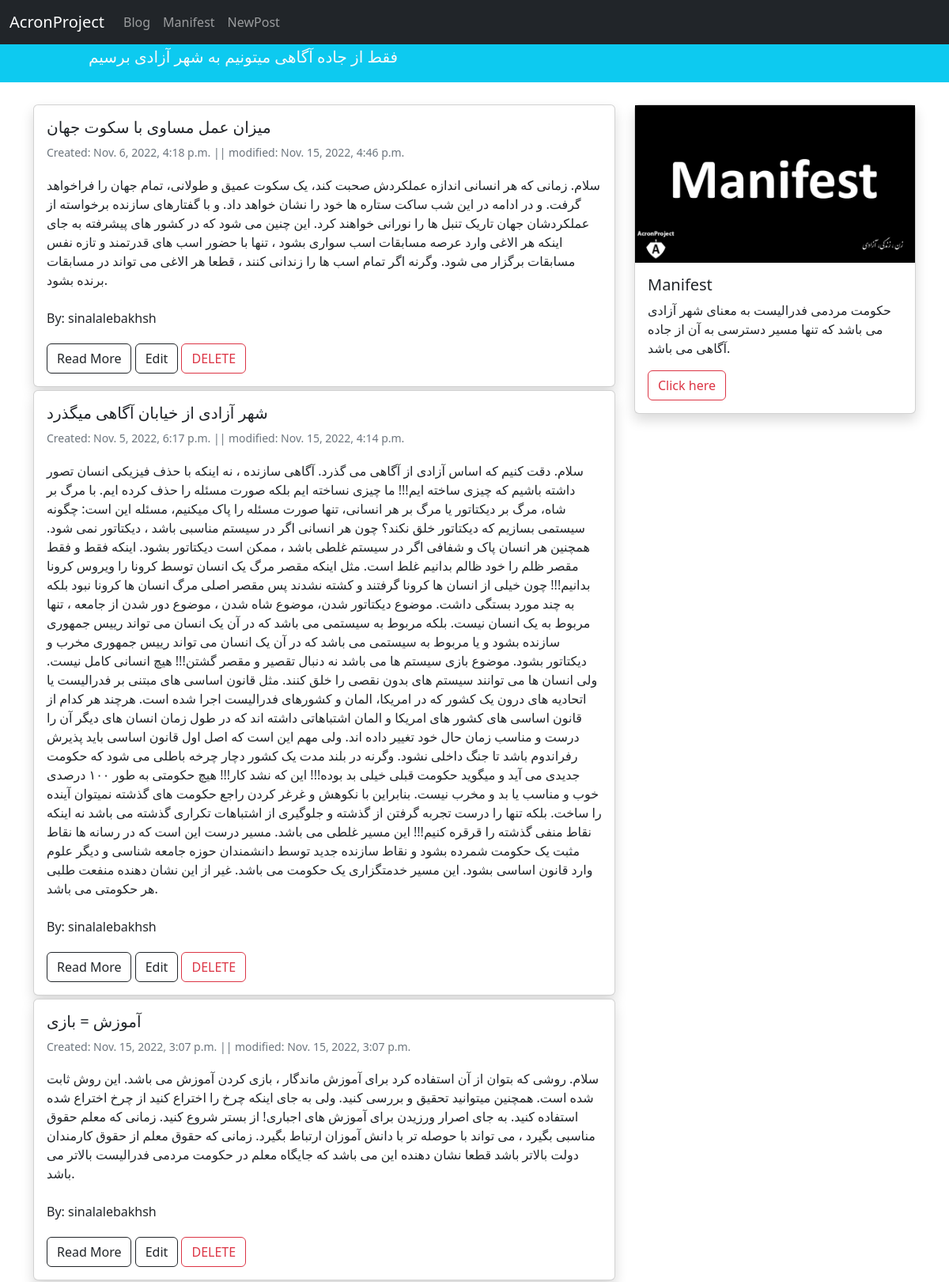
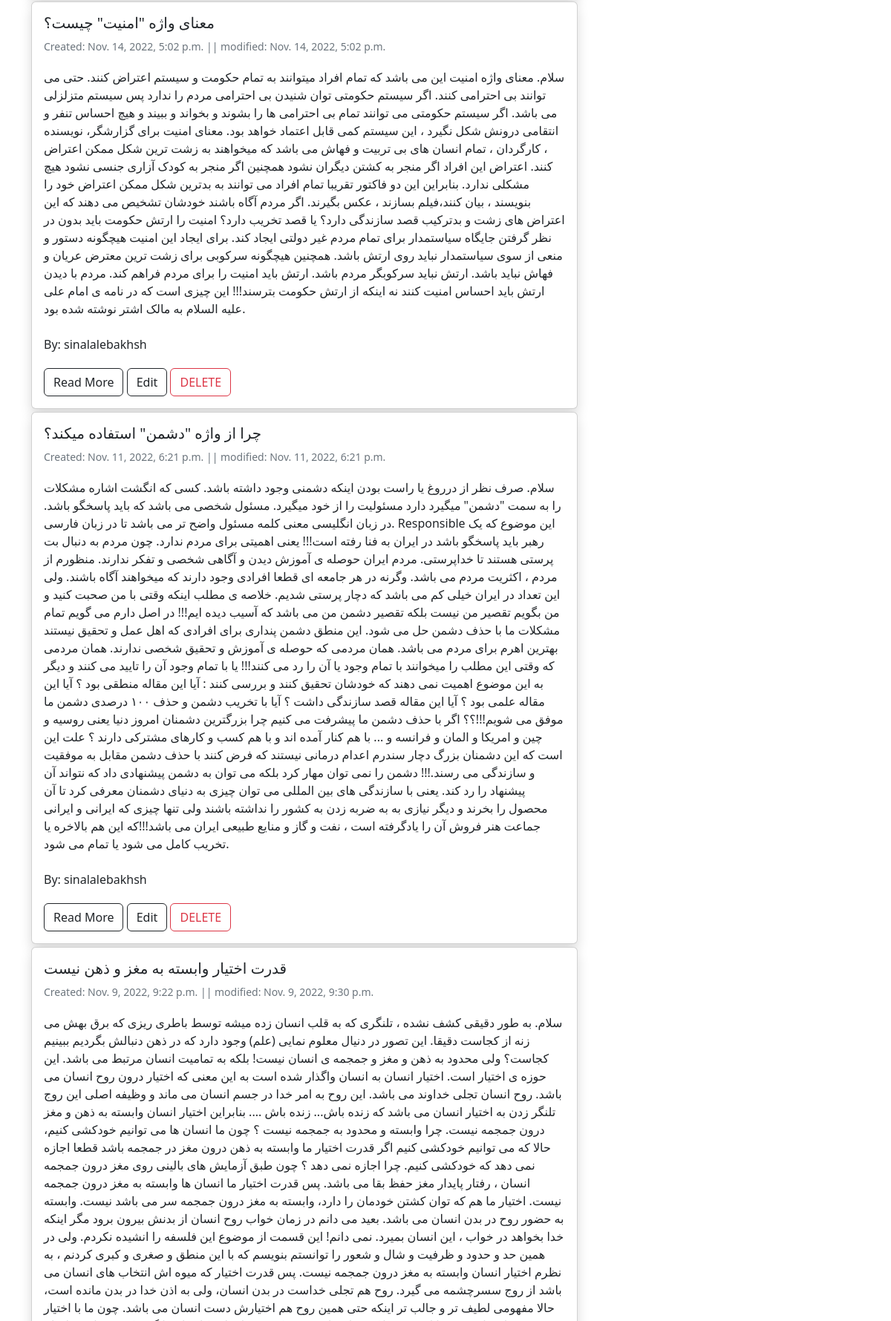
Screenshot of /blog/ (upper part) with the database file from the repository (2 pictures, top to bottom).
### blog/models.py (models this page shows, shortened)
class Post(models.Model):
    STATUS_CHOICES = (
        ('pub', 'Published'),
        ('drf', 'Draft'),
    )
    title = models.CharField(max_length=100)
    text = models.TextField()
    author = models.ForeignKey('auth.User', on_delete=models.CASCADE)
    date_time_created = models.DateTimeField(auto_now_add=True)
    date_time_modified = models.DateTimeField(auto_now=True)
    status = models.CharField(choices=STATUS_CHOICES, max_length=3)

### blog/views.py (the view)
# urls.py: path('', views.blog_view, name="blog"),
def blog_view(request):
    post_list = Post.objects.filter(status='pub').order_by("-date_time_modified")
    return render(request,'blog/blog.html', {'post_list': post_list})

### blog/templates/blog/blog.html (shortened to what this page needs)
{% extends '_base.html' %}
{% block content %}
<div class="container mt-4">
    <div class="row">
        <div class="col-8">
            {% for post in post_list %}
            <div class="card shadow my-1">
                <div class="card-body">
                    <h5 class="card-title">{{ post.title }}</h5>
                    <h6 class="card-subtitle mb-2 text-muted small py-2">Created: {{ post.date_time_created }} || modified: {{ post.date_time_modified }}</h6>
                    <p class="card-text py-1">{{ post.text }}</p>
                    <p class="card-text py-1">By: {{ post.author }}</p>
                    <a class="btn btn-bg btn-outline-dark" href="{% url 'blog_detail_view' post.id %}">Read More</a>
                    <a class="btn btn-bg btn-outline-dark" href="{% url 'update_post' post.id %}">Edit</a>
                    <a class="btn btn-bg btn-outline-danger" href="{% url 'delete_post' post.id %}">DELETE</a>
                </div>
            </div>
            {% endfor %}
        </div>
        <div class="col-4">
            <div class="card shadow my-1 ">
                {% load static %}
                <img src="{% static 'pages/2.jpg' %}">
                <div class="card-body">
                    <h5 class="card-title">Manifest</h5>
                    <p class="card-text">حکومت مردمی فدرالیست به معنای شهر آزادی می باشد که تنها مسیر دسترسی به
                        آن از جاده آگاهی می باشد.
                    </p>
                    <a href="{% url 'manifest-consciousness' %}" class="btn btn-bg btn-outline-danger">Click here</a>
                </div>
            </div>
        </div>
    </div>
</div>
{% endblock content %}

### rows the page displays
Post: title "میزان عمل مساوی با سکوت جهان", date_time_created "Nov. 6, 2022, 4:18 p.m.", date_time_modified "Nov. 15, 2022, 4:46 p.m.", text "سلام. زمانی که هر انسانی اندازه عملکردش صحبت کند، یک سکوت عمیق و طولانی، تمام جهان را فراخواهد گرفت. و در ادامه در این شب ساکت ستاره ها خود را نشان خواهد داد. و با گفتارهای سازنده برخواسته از عملکردشان جهان تاریک تنبل ها را نورانی خواهند کرد. این چنین می شود که در کشور های پیشرفته به جای اینکه هر الاغی وارد عرصه مسابقات اسب سواری بشود ، تنها با حضور اسب های قدرتمند و تازه نفس مسابقات برگزار می شود. وگرنه اگر تمام اسب ها را زندانی کنند ، قطعا هر الاغی می تواند در مسابقات برنده بشود.", author "sinalalebakhsh"
Post: title "شهر آزادی از خیابان آگاهی میگذرد", date_time_created "Nov. 5, 2022, 6:17 p.m.", date_time_modified "Nov. 15, 2022, 4:14 p.m.", text "سلام. دقت کنیم که اساس آزادی از آگاهی می گذرد. آگاهی سازنده ، نه اینکه با حذف فیزیکی انسان تصور داشته باشیم که چیزی ساخته ایم!!! ما چیزی نساخته ایم بلکه صورت مسئله را حذف کرده ایم. با مرگ بر شاه، مرگ بر دیکتاتور یا مرگ بر هر انسانی، تنها صورت مسئله را پاک میکنیم، مسئله این است: چگونه سیستمی بسازیم که دیکتاتور خلق نکند؟ چون هر انسانی اگر در سیستم مناسبی باشد ، دیکتاتور نمی شود. همچنین هر انسان پاک و شفافی اگر در سیستم غلطی باشد ، ممکن است دیکتاتور بشود. اینکه فقط و فقط مقصر ظلم را خود ظالم بدانیم غلط است. مثل اینکه مقصر مرگ یک انسان توسط کرونا را ویروس کرونا بدانیم!!! چون خیلی از انسان ها کرونا گرفتند و کشته نشدند پس مقصر اصلی مرگ انسان ها کرونا نبود بلکه به چند مورد بستگی داشت. موضوع…", author "sinalalebakhsh"
Post: title "آموزش = بازی", date_time_created "Nov. 15, 2022, 3:07 p.m.", date_time_modified "Nov. 15, 2022, 3:07 p.m.", text "سلام. روشی که بتوان از آن استفاده کرد برای آموزش ماندگار ، بازی کردن آموزش می باشد. این روش ثابت شده است. همچنین میتوانید تحقیق و بررسی کنید. ولی به جای اینکه چرخ را اختراع کنید از چرخ اختراع شده استفاده کنید. به جای اصرار ورزیدن برای آموزش های اجباری! از بستر شروع کنید. زمانی که معلم حقوق مناسبی بگیرد ، می تواند با حوصله تر با دانش آموزان ارتباط بگیرد. زمانی که حقوق معلم از حقوق کارمندان دولت بالاتر باشد قطعا نشان دهنده این می باشد که جایگاه معلم در حکومت مردمی فدرالیست بالاتر می باشد.", author "sinalalebakhsh"
Post: title "معنای واژه \"امنیت\" چیست؟", date_time_created "Nov. 14, 2022, 5:02 p.m.", date_time_modified "Nov. 14, 2022, 5:02 p.m.", text "سلام. معنای واژه امنیت این می باشد که تمام افراد میتوانند به تمام حکومت و سیستم اعتراض کنند. حتی می توانند بی احترامی کنند. اگر سیستم حکومتی توان شنیدن بی احترامی مردم را ندارد پس سیستم متزلزلی می باشد. اگر سیستم حکومتی می توانند تمام بی احترامی ها را بشوند و بخواند و ببیند و هیچ احساس تنفر و انتقامی درونش شکل نگیرد ، این سیستم کمی قابل اعتماد خواهد بود. معنای امنیت برای گزارشگر، نویسنده ، کارگردان ، تمام انسان های بی تربیت و فهاش می باشد که میخواهند به زشت ترین شکل ممکن اعتراض کنند. اعتراض این افراد اگر منجر به کشتن دیگران نشود همچنین اگر منجر به کودک آزاری جنسی نشود هیچ مشکلی ندارد. بنابراین این دو فاکتور تقریبا تمام افراد می توانند به بدترین شکل ممکن اعتراض خود را بنویسند ، بیان…", author "sinalalebakhsh"
Post: title "چرا از واژه \"دشمن\" استفاده میکند؟", date_time_created "Nov. 11, 2022, 6:21 p.m.", date_time_modified "Nov. 11, 2022, 6:21 p.m.", text "سلام. صرف نظر از درروغ یا راست بودن اینکه دشمنی وجود داشته باشد. کسی که انگشت اشاره مشکلات را به سمت \"دشمن\" میگیرد دارد مسئولیت را از خود میگیرد. مسئول شخصی می باشد که باید پاسخگو باشد. در زبان انگلیسی معنی کلمه مسئول واضح تر می باشد تا در زبان فارسی. Responsible این موضوع که یک رهبر باید پاسخگو باشد در ایران به فنا رفته است!!! یعنی اهمیتی برای مردم ندارد. چون مردم به دنبال بت پرستی هستند تا خداپرستی. مردم ایران حوصله ی آموزش دیدن و آگاهی شخصی و تفکر ندارند. منظورم از مردم ، اکثریت مردم می باشد. وگرنه در هر جامعه ای قطعا افرادی وجود دارند که میخواهند آگاه باشند. ولی این تعداد در ایران خیلی کم می باشد که دچار پرستی شدیم. خلاصه ی مطلب اینکه وقتی با من صحبت کنید و من بگویم تقصیر من نیست بلکه…", author "sinalalebakhsh"
Post: title "قدرت اختیار وابسته به مغز و ذهن نیست", date_time_created "Nov. 9, 2022, 9:22 p.m.", date_time_modified "Nov. 9, 2022, 9:30 p.m."
